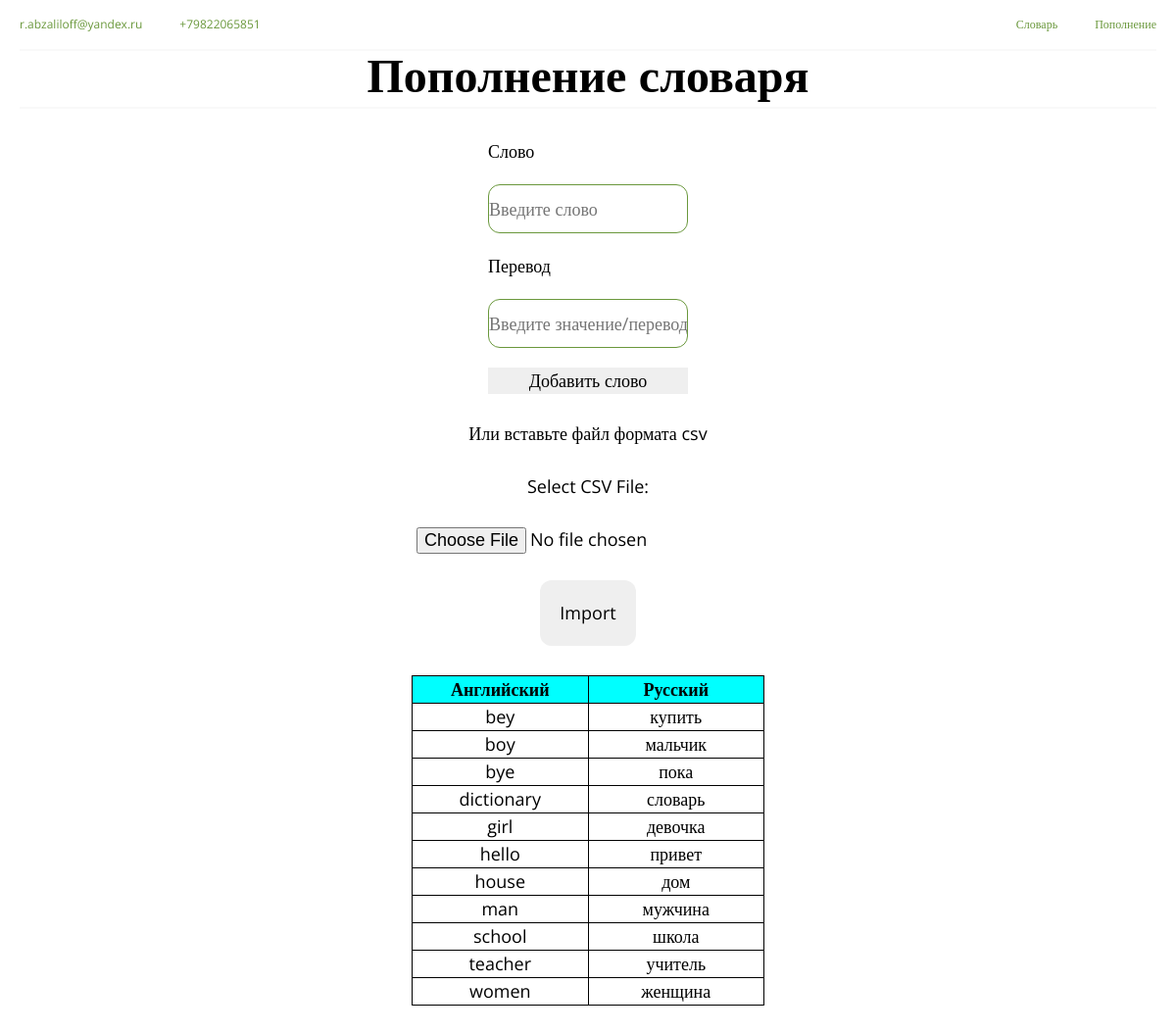
Screenshot of /insert.php with the database file from the repository.
### tables this page shows
CREATE TABLE `words` (
  `eng` varchar(100) NOT NULL,
  `rus` varchar(100) NOT NULL
);

### insert.php (the view, shortened to what this page needs)
<!DOCTYPE html>
<html lang="en">
<head>
    <link rel="stylesheet" href="style.css">
</head>
<body>
    <div class="container">
        <header class="header">
            <div class="header_content">
                <div class="header_content_info">
                    <a href="" class="info1">r.abzaliloff@yandex.ru</a>
                    <a href="" class="info2">+79822065851</a>
                </div>
                <div class="header_content_nav">
                    <a href="index.php" class="info1">Словарь</a>
                    <a href="insert.php" class="info2">Пополнение</a>
                </div>
            </div>
            <div class="header_main">
                <p class="header_main_text">
                    Пополнение словаря
                </p>
            </div>
            <hr class="line">
        </header>
        <article class="forarticle">
            <form class="forform" action="insert.php" method="post">
                <label for="">Слово</label>
                <input class="eng_word_label" type="text" name="word" value="" name="search" placeholder="Введите слово" required>
                <label for="">Перевод</label>
                <input class="rus_word_label" type="text" name="meaning" value="" name="search" placeholder="Введите значение/перевод" require="">
                <input type="submit" name="insert" value="Добавить слово">
            </form>
        </article>
        <table class="table">
            <tr>
                <th>Английский</th>
                <th>Русский</th>
            </tr>
        <?php
        include 'check.php';
        include 'db.php';
        $sqltable="SELECT * from words";
        $querytable=mysqli_query($conn,$sqltable);
        while($info=mysqli_fetch_array($querytable)){
            ?>
            <tr>
                <td><?php echo $info['eng']; ?></td>
                <td><?php echo $info['rus']; ?></td>
            </tr>
        <?php
        }
        ?>
        </table>
    </div>
</body>
</html>

### check.php (shortened to what this page needs)
<!DOCTYPE html>
<html>
 <head>
  <link rel="stylesheet" href="style.css">
 </head>
 <body>
    <br>
  <h3 align="center">Или вставьте файл формата csv</h3><br>
  <form method="post" enctype="multipart/form-data">
   <div align="center">
    <label>Select CSV File:</label><br><br>
    <input type="file" name="file"><br>
    <br>
    <input class="input" style="padding:20px; border-radius: 12px;" type="submit" name="submit" value="Import" class="btn btn-info">
   </div>
  </form>
 </body>
</html>

### style.css (style rules this page uses)
* { margin: 0; padding: 0; border: 0; box-sizing: border-box; font-family: 'Open Sans'; font-style: normal; font-weight: 400; font-size: 18px; line-height: 27px; }
body { height: 100%; background: #f9f9f9; }
.container { width: 100%; display: flex; flex-direction: column; align-items: center; padding: 0px; max-width: 1260px; min-height: 1000px; margin: 0 auto; background: #FFFFFF; box-shadow: 0px 2px 4px rgba(0, 0, 0, 0.15); }
.header { width: 100%; display: flex; flex-direction: column; align-items: center; max-width: 1260px; min-height: 100px; background: #FFFFFF; flex: none; order: 0; flex-grow: 0; justify-content: space-between; }
.header_content { width: 100%; display: flex; max-width: 1160px; min-height: 20px; justify-content: space-between; border-bottom: 2px solid #f9f9f9; background: #ffffff; flex: none; order: 0; flex-grow: 0; }
.header_content_info { max-width: 210px; min-height: 50px; display: flex; align-items: center; gap: 38px; flex: none; order: 0; flex-grow: 0; }
.info1 { font-family: 'Open Sans'; font-style: normal; font-weight: 400; font-size: 12px; line-height: 16px; text-decoration: none; color: #6A983C; }
.info2 { font-family: 'Open Sans'; font-style: normal; font-weight: 400; font-size: 12px; line-height: 16px; text-decoration: none; color: #6A983C; }
.header_content_nav { display: flex; align-items: center; padding: 0px; gap: 38px; }
.header_main { padding: 10px 10px; display: flex; justify-content: center; align-items: center; max-width: 1160px; min-height: 30px; }
.header_main_text { font-size: 48px; font-weight: 700; }
.line { margin-top: 10px; width: 1160px; border: 1px solid #f9f9f9; }
form, .forform { padding-top: 30px; display: flex; flex-direction: column; gap: 20px; }
input[type=text] { min-height: 50px; border: 1px solid #6A983C; border-radius: 12px; }
.table { width: 30vw; max-width: 700px; margin: 30px; border: 1px solid black; border-collapse: collapse; }
th { font-weight: 600; background-color: aqua; }
th, td, tr { text-align: center; width: 110px; border: 1px solid black; }

### rows the page displays
words: eng "bey", rus "купить"
words: eng "boy", rus "мальчик"
words: eng "bye", rus "пока"
words: eng "dictionary", rus "словарь"
words: eng "girl", rus "девочка"
words: eng "hello", rus "привет"
words: eng "house", rus "дом"
words: eng "man", rus "мужчина"
words: eng "school", rus "школа"
words: eng "teacher", rus "учитель"
words: eng "women", rus "женщина"
